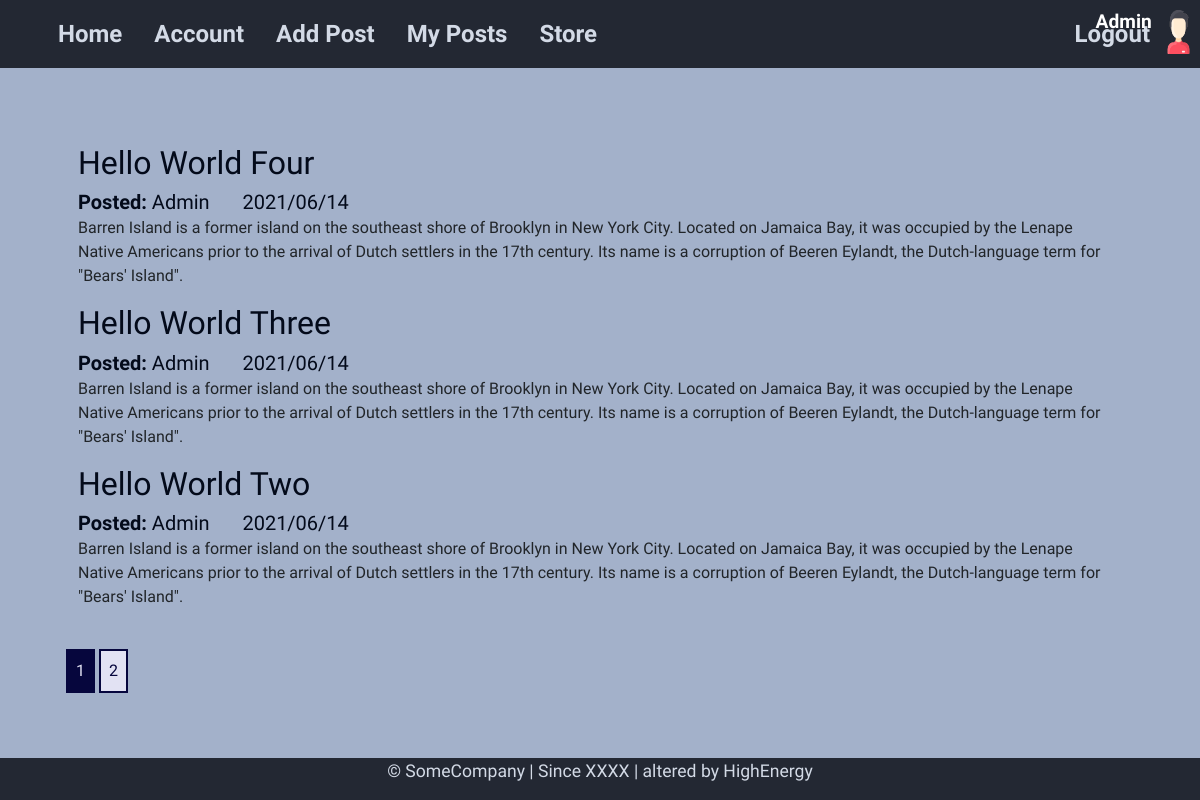
Screenshot of / (signed in) with the database file from the repository.
### models.py (models this page shows, shortened)
class User(db.Model, UserMixin):
    __tablename__ = 'user'
    id = db.Column(db.Integer, primary_key=True)
    username = db.Column(db.String(20), index=True, unique=True, nullable=False)
    email = db.Column(db.String(64), index=True, unique=True, nullable=False)
    hashed_password = db.Column(db.String(32), index=True, nullable=False)
    profile_picture = db.Column(db.String(20), nullable=False)
    gender = db.Column(db.String(10), nullable=False)
    joined_time = db.Column(db.DateTime, default=datetime.utcnow, nullable=False)
    coins = db.Column(db.Integer, index=True, nullable=False)
    user_post = db.relationship('Post', backref='user', cascade='all, delete, delete-orphan', lazy=True)
    emojis = db.relationship('Emoji', secondary=collection, backref=db.backref('users'))

class Post(db.Model):
    __tablename__ = 'post'
    id = db.Column(db.Integer, primary_key=True)
    title = db.Column(db.String(80), index=True, nullable=False)
    date_posted = db.Column(db.DateTime, default=datetime.utcnow, nullable=False)
    text = db.Column(db.Text, index=True, nullable=False)
    user_id = db.Column(db.Integer, db.ForeignKey('user.id', ondelete='cascade'), nullable=False)

### routes.py (the view)
@myApp.route('/home')
@myApp.route('/')
def home():
    page = request.args.get('page', 1, type=int)
    posts = Post.query.order_by(Post.date_posted.desc()).paginate(page=page, per_page=3)
    return render_template('home.html', title='Home', posts=posts)

### models.py (called while the page is built)
@login_manager.user_loader
def load_user(user_id):
    return User.query.get(user_id)

### templates/home.html
{% extends 'base.html' %}
{% block content %}
    {% for post in posts.items %}
        <div class="container">
            <article>
                <div class="container">
                    <h2>{{ post.title }}</h2>
                    {% if current_user.id == post.user_id %}
                        <h5><strong>Posted:</strong> {{ post.user.username | title }}</h5>
                    {% else %}
                        <h5><strong>Posted:</strong><a href="{{ url_for('user_post', user_id=post.user_id) }}"> {{ post.user.username | title }}</a></h5>
                    {% endif %}
                    <h5>{{ post.date_posted.strftime("%Y/%m/%d") }} </h5>
                    <p>{{ post.text }}</p>
                </div>
            </article>
        </div>
    {% endfor %}
    <div class="container">
        {% for page_num in posts.iter_pages() %}
            {% if page_num %}
                {% if posts.page == page_num %}
                    <a class="inline-links current" href="{{ url_for('home', page=page_num) }}">{{ page_num }}</a>
                {% else %}
                    <a class="inline-links" href="{{ url_for('home', page=page_num) }}">{{ page_num }}</a>
                {% endif %}
            {% else %}
                ...
            {% endif %}
        {% endfor %}
    </div>
{% endblock %}

### templates/base.html (shortened to what this page needs)
<!DOCTYPE html>
<html lang="en">
<head>
    <link rel="stylesheet" href="{{ url_for('static', filename='bootstrap.min.css') }}">
    <link rel="stylesheet" href="{{ url_for('static', filename='styles.css') }}">
</head>
<body>
    <header class="container">
        <nav class="navbar navbar-expand-md nav-bg fixed-top">
            <div class="container">
                <div class="collapse navbar-collapse">
                    {% if current_user.is_authenticated %}
                        <a class="nav-link" href="{{ url_for('home') }}">Home</a>
                        <a class="nav-link" href="{{ url_for('account') }}">Account</a>
                        <a class="nav-link" href="{{ url_for('createPost') }}">Add Post</a>
                        <a class="nav-link" href="{{ url_for('ownedPost') }}">My Posts</a>
                        <a class="nav-link" href="{{ url_for('smile_store') }}">Store</a>
                    {% else %}
                        <a class="nav-link" href="{{ url_for('home') }}">Home</a>
                        <a class="nav-link" href="{{ url_for('about') }}">About</a>
                    {% endif %}
                </div>
                <div class="navbar-nav">
                    {% if current_user.is_authenticated %}
                        <a class="nav-link" href="{{ url_for('logout') }}">Logout</a>
                    {% else %}
                        <a class="nav-link" href="{{ url_for('login') }}">Login</a>
                        <a class="nav-link" href="{{ url_for('register') }}">Register</a>
                    {% endif %}
                </div>
                {% if current_user.is_authenticated %}
                    <div class="profile-container">
                        <img class="img-right" src="{{ url_for('static', filename='profile_pics/' + current_user.profile_picture) }}" alt="Not available">
                        <h3 class="name-right">{{ current_user.username | title }}</h3>
                    </div>
                {% endif %}
            </div>
        </nav>
    </header>
    <main class="container">
        <div class="container msg-flashes">
        </div>
        <div class="container">
            {% block content %}{% endblock %}
        </div>
    </main>
    <footer class="fixed-bottom">
        <div class="text-center">
            <p class="p-font">&copy; SomeCompany | <span>Since XXXX</span> | altered by HighEnergy</p>
        </div>
    </footer>
</body>
</html>

### static/styles.css (style rules this page uses)
body { background-color: #a3b1ca; font-family: 'Cairo', sans-serif; }
header { margin-bottom: 4em; font-size: 1.5em; }
footer { background-color: #232833; margin-top: 4em; width: 100%; }
h1, h2, h3, h4, h5, h6 { color: #030a1a; }
a { text-decoration: none; }
.msg-flashes { text-align: center; position: relative; height: 6vh; }
.nav-bg { background-color: #232833; }
.container .nav-link { color: #d3dae6; font-weight: bold; transition-property: color; transition-duration: 0.4s; transition-timing-function: ease-out; }
.p-font { font-size: 1.1em; color: #d3dae6; }
.inline-links { margin-top: 1.5em; display: inline-block; color: #06063d; border: 2px solid #06063d; background-color: #e2e2f3; padding: 0.5rem; }
.profile-container { padding: 5px; text-align: right; position: absolute; width: 12%; height: 100%; right: 0; top: 0; }
.name-right { padding: 5px; position: absolute; font-weight: bold; font-size: 0.8em; left: 0; width: 70%; height: 100%; color: #ffffff; }
.img-right { padding: 5px; position: absolute; right: 0; height: 80%; width: 30%; }
.current { background-color: #06063d; color: #e2e2f3; }
.media > #base-info > h3, h5 { display: inline; padding-right: 1.8rem; }

### rows the page displays
User: profile_picture (picture), username "Admin"
Post: title "Hello World Four", user.username "Admin", date_posted "2021/06/14", text "Barren Island is a former island on the southeast shore of Brooklyn in New York City. Located on Jamaica Bay, it was occupied by the Lenape Native Americans prior to the arrival of Dutch settlers in the 17th century. Its name is a corruption of Beeren Eylandt, the Dutch-language term for \"Bears' Island\"."
Post: title "Hello World Three", user.username "Admin", date_posted "2021/06/14", text "Barren Island is a former island on the southeast shore of Brooklyn in New York City. Located on Jamaica Bay, it was occupied by the Lenape Native Americans prior to the arrival of Dutch settlers in the 17th century. Its name is a corruption of Beeren Eylandt, the Dutch-language term for \"Bears' Island\"."
Post: title "Hello World Two", user.username "Admin", date_posted "2021/06/14", text "Barren Island is a former island on the southeast shore of Brooklyn in New York City. Located on Jamaica Bay, it was occupied by the Lenape Native Americans prior to the arrival of Dutch settlers in the 17th century. Its name is a corruption of Beeren Eylandt, the Dutch-language term for \"Bears' Island\"."

### other values shown
{{ page_num }} "1"
{{ page_num }} "2"
